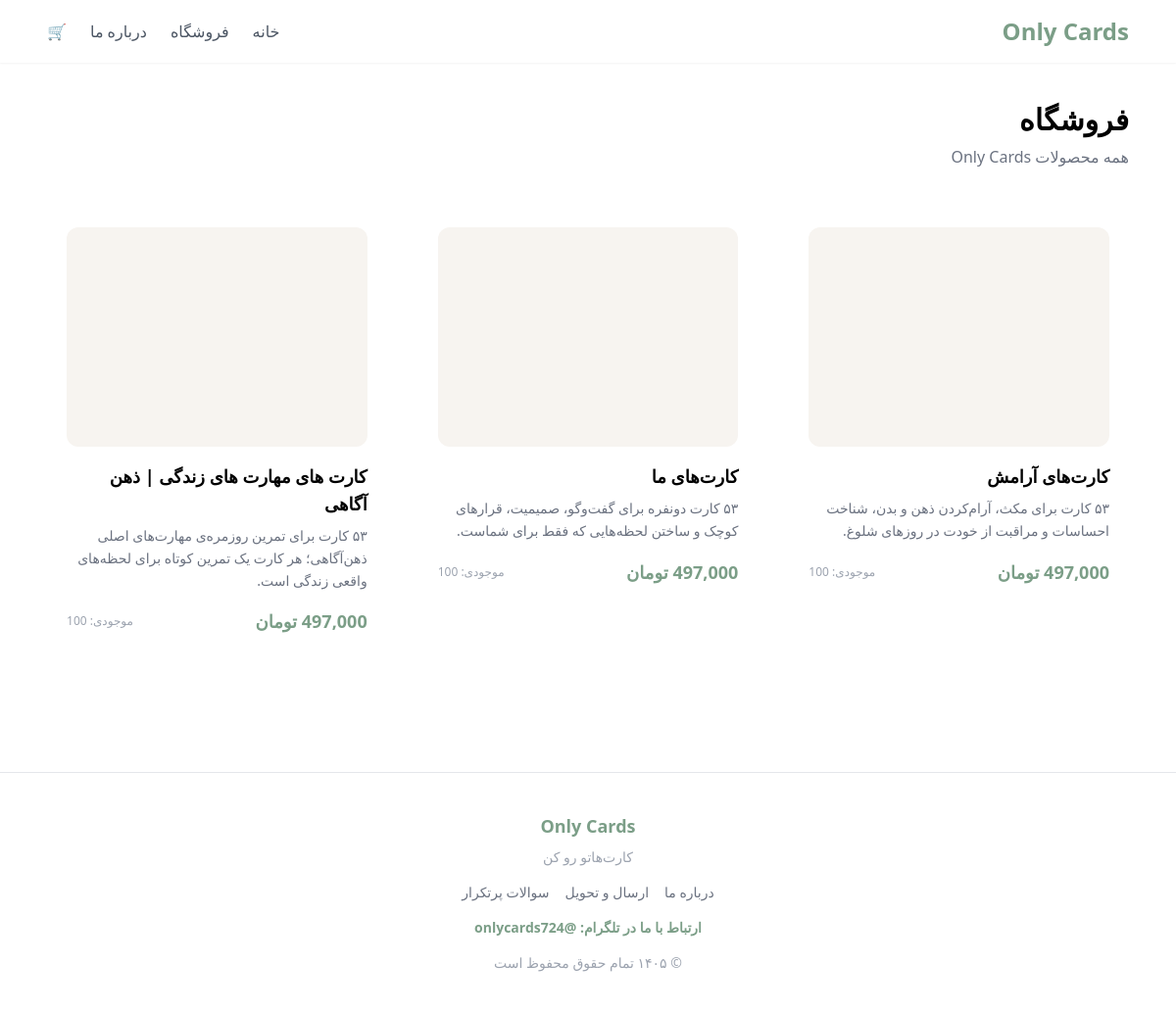
Page /shop on the committed database.
### app.py (models this page shows)
class Product(db.Model):
    id = db.Column(db.Integer, primary_key=True)
    name = db.Column(db.String(200), nullable=False)
    short_description = db.Column(db.String(300), nullable=False, default='')
    description = db.Column(db.Text, nullable=False)
    price = db.Column(db.Float, nullable=False)
    stock = db.Column(db.Integer, nullable=False)
    image = db.Column(db.Text, nullable=False, default='')

### app.py (the view)
@app.route('/shop')
def shop():
    products = Product.query.all()
    return render_template(
        'shop.html',
        products=products,
        meta_title='فروشگاه | Only Cards',
        meta_description='خرید کارت‌های فارسی Only Cards برای آرامش، مراقبت از خود، رابطه، گفت‌وگو و هدیه‌ای آرام و متفاوت.',
        canonical_url=absolute_url(url_for('shop'))
    )

### app.py (called while the page is built)
@app.after_request
def add_seo_and_cache_headers(response):
    if request.path.startswith('/static/'):
        response.headers['Cache-Control'] = 'public, max-age=31536000, immutable'
    if request.path.startswith('/admin'):
        response.headers['X-Robots-Tag'] = 'noindex, nofollow'
    elif request.path in ['/cart', '/checkout', '/confirmation']:
        response.headers['X-Robots-Tag'] = 'noindex, follow'
    return response

def split_product_images(image_text):
    if not image_text:
        return []
    return [image.strip() for image in image_text.split('||') if image.strip()]

def get_product_preview_image(product):
    images = split_product_images(product.image)
    if images:
        return images[0]
    return ''

def make_product_slug(product):
    name = (product.name or '').strip().lower()
    slug = re.sub(r'[^\w\u0600-\u06FF]+', '-', name, flags=re.UNICODE).strip('-')
    return slug or str(product.id)

def get_product_url(product):
    return url_for('product_by_slug', slug=make_product_slug(product))

def absolute_url(path):
    if not path.startswith('/'):
        path = '/' + path
    return f"{SITE_URL}{path}"

def absolute_static_url(filename):
    return absolute_url(url_for('static', filename=filename))

### templates/shop.html
{% extends 'base.html' %}
{% block content %}
<div class="mb-10">
    <h1 class="text-3xl font-bold mb-2">فروشگاه</h1>
    <p class="text-gray-500">همه محصولات Only Cards</p>
</div>
{% if products %}
<div class="grid grid-cols-1 md:grid-cols-3 gap-8">
    {% for product in products %}
    {% set preview_image = get_product_preview_image(product) %}
    <a href="{{ get_product_url(product) }}" class="card p-5 block">
        <div class="bg-[#F7F4F0] rounded-xl h-56 flex items-center justify-center mb-4 text-6xl overflow-hidden">
            {% if preview_image %}
                <img src="{{ url_for('static', filename=preview_image if '/' in preview_image else 'images/' ~ preview_image) }}?v={{ product.id }}-{{ product.image|length }}"
                     alt="تصویر محصول {{ product.name }}"
                     class="w-full h-full object-contain rounded-xl p-3"
                     loading="lazy"
                     decoding="async"
                     onerror="this.style.display='none'; this.parentElement.innerHTML='🃏';">
            {% else %}
                {% if 'استرس' in product.name %}🧘
                {% elif 'عشق' in product.name %}💛
                {% elif 'DBT' in product.name or 'dbt' in product.name %}🌱
                {% else %}🃏
                {% endif %}
            {% endif %}
        </div>
        <h3 class="text-lg font-bold mb-2">{{ product.name }}</h3>
        <p class="text-gray-500 text-sm mb-4 leading-relaxed">
            {{ product.short_description or product.description }}
        </p>
        <div class="flex items-center justify-between">
            <p class="text-[#7B9E87] font-bold text-lg">
                {{ "{:,}".format(product.price|int) }} تومان
            </p>
            <span class="text-xs text-gray-400">
                موجودی: {{ product.stock }}
            </span>
        </div>
    </a>
    {% endfor %}
</div>
{% else %}
<div class="bg-white rounded-2xl p-10 text-center shadow-sm">
    <p class="text-gray-500 mb-4">هنوز محصولی در فروشگاه ثبت نشده است.</p>
    <a href="/admin" class="btn-primary inline-block">رفتن به پنل مدیریت</a>
</div>
{% endif %}
{% endblock %}

### templates/base.html (shortened to what this page needs)
<!DOCTYPE html>
<html lang="fa" dir="rtl">
<head>
    <script src="https://cdn.tailwindcss.com"></script>
</head>
<body>
    <nav class="bg-white shadow-sm sticky top-0 z-50">
        <div class="max-w-6xl mx-auto px-6 py-4 flex items-center justify-between">
            <a href="/" class="text-2xl font-bold text-[#7B9E87]">Only Cards</a>
            <div class="flex items-center gap-6">
                <a href="/" class="text-gray-600 hover:text-[#7B9E87] transition">خانه</a>
                <a href="/shop" class="text-gray-600 hover:text-[#7B9E87] transition">فروشگاه</a>
                <a href="/about" class="text-gray-600 hover:text-[#7B9E87] transition">درباره ما</a>
                <a href="/cart" class="relative text-gray-600 hover:text-[#7B9E87] transition">
                    🛒
                </a>
            </div>
        </div>
    </nav>
    <main class="max-w-6xl mx-auto px-6 py-10">
        {% block content %}{% endblock %}
    </main>
    <footer class="bg-white border-t mt-20 py-10 text-center text-gray-400 text-sm">
    <p class="text-[#7B9E87] font-semibold text-lg mb-2">Only Cards</p>
    <p>کارت‌هاتو رو کن</p>
    <div class="mt-4 flex flex-wrap items-center justify-center gap-4">
        <a href="/about" class="text-gray-500 hover:text-[#7B9E87] transition">درباره ما</a>
        <a href="/shipping" class="text-gray-500 hover:text-[#7B9E87] transition">ارسال و تحویل</a>
        <a href="/faq" class="text-gray-500 hover:text-[#7B9E87] transition">سوالات پرتکرار</a>
    </div>
    <a href="https://t.me/onlycards724"
       target="_blank"
       rel="noopener noreferrer"
       class="inline-block mt-4 text-[#7B9E87] hover:text-[#6a8d76] font-semibold transition">
        ارتباط با ما در تلگرام: @onlycards724
    </a>
    <p class="mt-4">© ۱۴۰۵ تمام حقوق محفوظ است</p>
</footer>
</body>
</html>

### rows in the picture
Product: shows a picture, name "کارت‌های آرامش", short_description "۵۳ کارت برای مکث، آرام‌کردن ذهن و بدن، شناخت احساسات و مراقبت از خودت در روزهای شلوغ.", price "497,000", stock "100"
Product: shows a picture, name "کارت‌های ما", short_description "۵۳ کارت دونفره برای گفت‌وگو، صمیمیت، قرارهای کوچک و ساختن لحظه‌هایی که فقط برای شماست.", price "497,000", stock "100"
Product: shows a picture, name "کارت های مهارت های زندگی | ذهن آگاهی", short_description "۵۳ کارت برای تمرین روزمره‌ی مهارت‌های اصلی ذهن‌آگاهی؛ هر کارت یک تمرین کوتاه برای لحظه‌های واقعی زندگی است.", stock "100"
